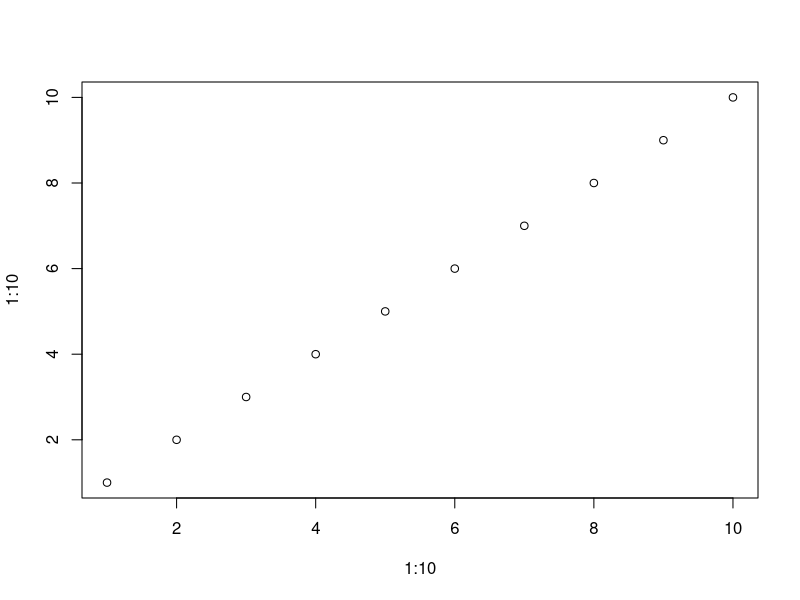

Source code (R):
## ---- chunk 1
plot(1:10, 1:10)
## ---- chunk 2
sessionInfo()
